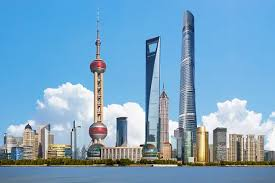
#> input picture Part32/shanghai.jpg, 275 x 183 px
$ python blog032d.py
#> lines starting #> are read from the running program, lines starting #| are printed output that depends on the picture
import cv2
import numpy as np
import matplotlib.pyplot as plt

# 图像模糊特效
img = cv2.imread('shanghai.jpg')
#> img is the input picture: shape (183, 275, 3); mean B, G, R 197.1, 165.5, 120.9
source = cv2.cvtColor(img,cv2.COLOR_BGR2GRAY)
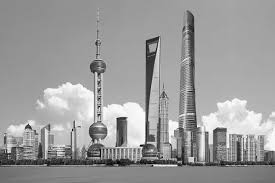
#> source: shape (183, 275); min 1, max 254, mean 155.8

# 高斯滤波
result = cv2.GaussianBlur(source,(11,11),0)
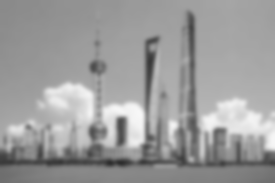
#> result: shape (183, 275); min 45, max 247, mean 155.8

# 显示图形
plt.rcParams['font.sans-serif']=['SimHei']
titles = ['原始图像','高斯滤波']
images = [source,result]
for i in range(2):
    plt.subplot(1,2,i+1),plt.imshow(images[i],'gray')
    plt.title(titles[i]),plt.xticks([]),plt.yticks([])
plt.show()
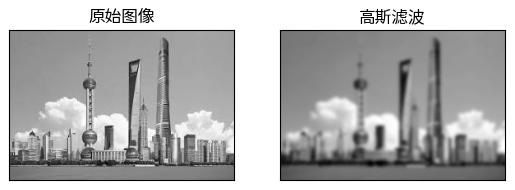
#> figure drawn by matplotlib, 2 panels
